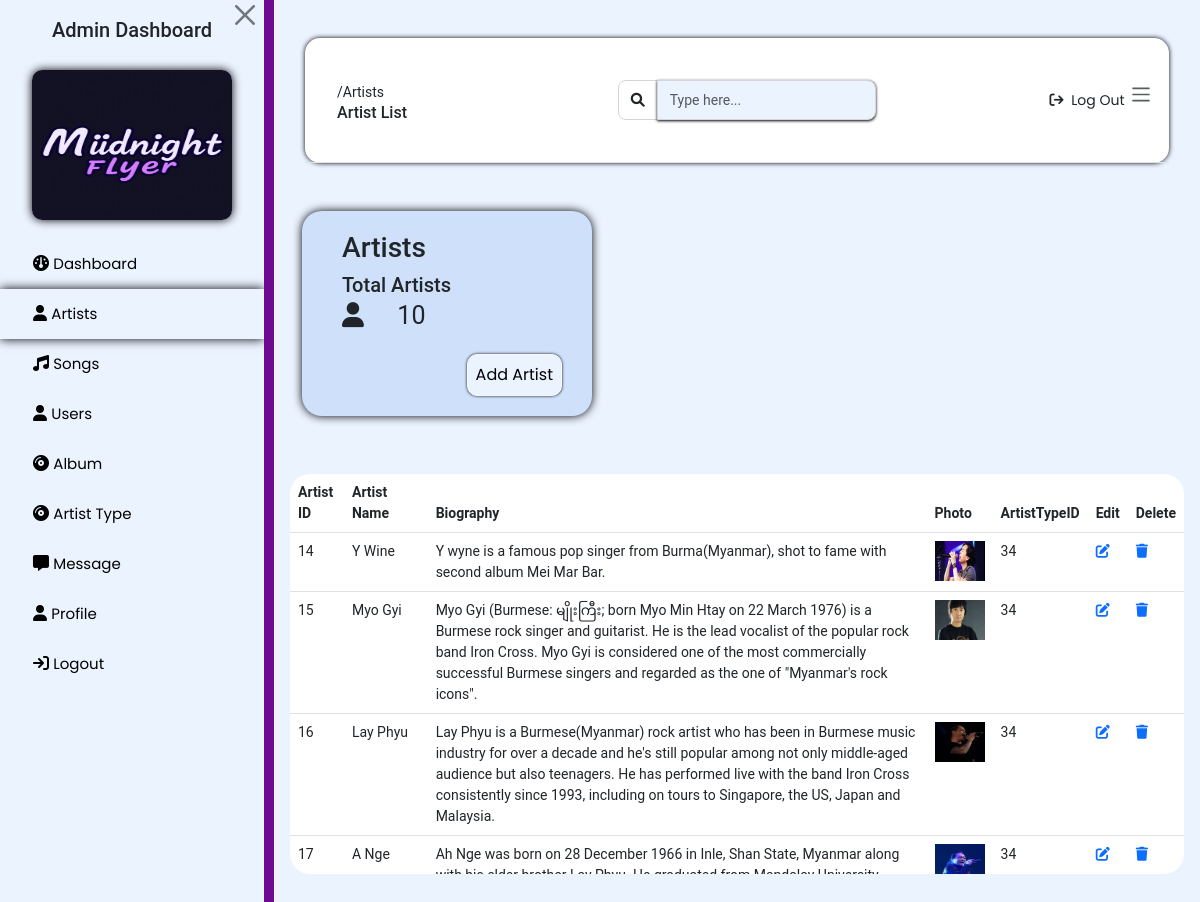
The page /artist on the database its author committed.
### tables this page shows
CREATE TABLE artisttable(
ArtistID INTEGER primary key AUTOINCREMENT,
ArtistName TEXT,
Biography TEXT,
Photo blob,
ArtistTypeID INTEGER REFERENCES artisttypetable(ArtistTYpeID)
);

### app.py (the view)
@app.route('/artist')
def artist():
    try:
        connection =sqlite3.connect("music.db")
        connection.row_factory = sqlite3.Row
        cursor = connection.cursor()
        cursor.execute("select * from artisttable")
        artistlist = cursor.fetchall()
        cursor.execute("select count(ArtistID) from artisttable")
        count = cursor.fetchone()
        artist_count = count[0]
        searchdata = request.args.get('searchdata')
        if searchdata:
            cursor.execute("select * from artisttable where ArtistName like ?",(searchdata,))
            searchdata = cursor.fetchall()
        return render_template("artist.html", artistlist = artistlist, artist_count = artist_count, searchdata = searchdata)
    except Exception as e:
        print(type(e).__name__)
        print(traceback.format_exc())
        return "none"

### templates/artist.html (shortened to what this page needs)
{% extends "adminsidebar.html" %}
{% set active_page = 'artist' %}
{% block content %}
<div class="row nav-container">
    <nav class="navbar navbar-expand px-3 border-bottom">
        <div class="navbar-collapse navbar">
            <div class="container-fluid py-4 px-3" id="search-box">
                <nav aria-label="breadcrumb">
                  <ol class="breadcrumb bg-transparent mb-0 pb-0 pt-1 px-0 me-sm-6 me-5">
                    <li class="breadcrumb-item text-sm text-dark active" aria-current="page">/Artists</li>
                  </ol>
                  <h6 class="font-weight-bolder mb-0">Artist List</h6>
                </nav>
              </div>
        </div>
        <div class="navbar-collapse" id="navbar">
            <form action ="/searchartist" method= "POST">
              <div class="ms-md-auto d-flex">
                <div class="input-group">
                  <span class="input-group-text text-body"><i class="fas fa-search" aria-hidden="true" type="submit"></i></span>
                  <input type="text" class="form-control" name="searchartist" placeholder="Type here...">
                </div>
              </div>
            </form>
            <ul class="navbar-nav">
              <li class="nav-item d-flex px-1 align-items-center">
                <a href="{{url_for('logout')}}" class="nav-link text-body font-weight-bold px-0">
                  <i class="fa fa-sign-out me-sm-1"></i>
                  <span class="d-sm-inline d-none">Log Out</span>
                </a>
              </li>
              <li class="nav-item px-0 align-items-center">
                <button class="btn" id="sidebar-toggle" type="button">
                <span class="navbar-toggler-icon"></span>
                </button>
              </li>
            </ul>
          </div>
    </nav>
</div>
<div class="container-fluid py-4">
    <div class="col-xl-4 col-sm-6 mb-xl-0 mb-4 d-flex" id="card-bo">
        <div class="card flex-fill border-0 illustration">
            <div class="card-body p-0 d-flex flex-fill" id="card1">
                <div class="row g-0 w-100">
                    <div class="p-3 m-1">
                        <h3>Artists</h3>
                        <h5 class="mb-0">Total Artists</h5>
                        <span class="icon"><i class="fa fa-user"></i></span>
                        <span class="text">{{artist_count}}</span>
                    </div>
                    <div class="d-flex flex-row-reverse">
                      <a href="{{url_for('artistadd')}}">
                        <button type="button" class="btn btn-light p-2" id="add-button">Add Artist</button>
                      </a>
                    </div>
                </div>
            </div>
        </div>
    </div>
</div>
<div class="table-container">
    <div class="table-contain">
        <table class="table">
            <thead>
                <tr>
                    <th>Artist ID</th>
                    <th>Artist Name</th>
                    <th>Biography</th>
                    <th>Photo</th>
                    <th>ArtistTypeID</th>
                    <th> Edit </th>
                    <th> Delete </th>
                </tr>
            </thead>
            <tbody>
            {% if searchdata %}
              {% for artist in searchdata %}
              <tr>
                <td> {{artist['ArtistID']}}</td>
                <td> {{artist['ArtistName']}}</td>
                <td> {{artist['Biography']}}</td>
                <td> <img class="list_photo" src="{{artist['Photo']}}"></td>
                <td> {{artist['ArtistTypeID']}}</td>
                <td><a href="/artistupdate/{{artist['ArtistID']}}"><i class="fas fa-edit"></i></a></td>
                <td><a href="/artistdelete/{{artist['ArtistID']}}" ><i class="fa fa-trash"></i></a></td>
            </tr>
              {% endfor %}
            {% else %}
            {% for artist in artistlist %}
            <tr>
             <td> {{artist['ArtistID']}}</td>
             <td> {{artist['ArtistName']}}</td>
             <td> {{artist['Biography']}}</td>
             <td> <img class="list_photo" src="{{artist['Photo']}}"></td>
             <td> {{artist['ArtistTypeID']}}</td>
             <td><a href="/artistupdate/{{artist['ArtistID']}}"><i class="fas fa-edit"></i></a></td>
             <td><a href="/artistdelete/{{artist['ArtistID']}}" ><i class="fa fa-trash"></i></a></td>
         </tr>
         {% endfor %}
            {% endif %}
            </tbody>
        </table>
    </div>
</div>
{% endblock %}

### static/css/admindashboard.css (style rules this page uses)
body { font-family: 'Roboto', sans-serif; font-size: 0.875rem; opacity: 1; overflow-y: scroll; margin: 0; }
.background-image { height: 100%; background-image: linear-gradient(to bottom right, #6E0A8F 57%, #BA0715 100%); }
a { cursor: pointer; text-decoration: none; font-family: 'Poppins', sans-serif; }
li { list-style: none; }
.navbar-expand .navbar-nav { overflow-y: auto; overflow-x: auto; min-width: fit-content; margin-left: auto; }
.card { margin-top: 24px; box-shadow: 0 0 10px black; margin-bottom: 24px; border-radius: 20px; background-color: #cee0fa; }
.nav-container { box-shadow: 0 0 5px black; margin-right: 15px; margin-left: 15px; margin-top: 30px; border-radius: 15px; background-color: white; }
.form-control { max-width: 300px; }
.form-control { display: block; width: 100%; padding: 0.5rem 0.75rem; font-size: 0.875rem; font-weight: 400; line-height: 1.4rem; color: #495057; background-color: #fff; background-clip: padding-box; border: 1px solid #d2d6da; appearance: none; border-radius: 0.5rem; transition: box-shadow 0.15s ease, border-color 0.15s ease; }
.input-group-text { display: flex; align-items: center; padding: 0.5rem 0.75rem; font-size: 0.875rem; font-weight: 400; line-height: 1.4rem; color: #344767; text-align: center; white-space: nowrap; background-color: #fff; border: 1px solid #d2d6da; border-radius: 0.5rem; }
.ms-md-auto { margin-left: 0; }
.nav-item { padding: 0; }
#sidebar-toggle { padding-right: 25px; }
.icon { font-size: 25px; }
.text { padding-left: 30px; font-size: 25px; }
.card-body { margin-left: 20px; padding-left: 20px; }
.navbar { display: flex; flex-wrap: wrap; align-items: center; justify-content: space-between; padding: var(--bs-navbar-padding-y) var(--bs-navbar-padding-x); }
#sidebar-toggle { font-size: 15px; margin: 0; padding: 0; }
.form-control { box-shadow: 0px 1px 3px black; display: block; width: 100%; padding: 0.5rem 0.75rem; font-size: 0.875rem; font-weight: 400; line-height: 1.4rem; color: #495057; background-color: #EBF3FF; background-clip: padding-box; border: 1px solid #d2d6da; appearance: none; border-radius: 0.5rem; transition: box-shadow 0.15s ease, border-color 0.15s ease; }
#add-button { border-radius: 20px; box-shadow: 0px 1px 2px black; background-color: #EBF3FF; }
.table-contain { width: auto; border-radius:20px; }
.table-container { border-radius:20px; background-color: white; margin-top: 10px; max-height: 400px; overflow-y: auto; overflow-x: auto; }
table { width: 100%; min-width: 600px; }
#add-button { box-shadow: 0 0 3px black; border-radius: 10px; margin-right: 30px; margin-bottom: 20px; width: auto; }
.list_photo { width: 50px; height: 40px; }

### rows shown on the page
artisttable: ArtistID "14", ArtistName "Y Wine", Biography "Y wyne is a famous pop singer from Burma(Myanmar), shot to fame with second album Mei Mar Bar.", shows a picture, ArtistTypeID "34"
artisttable: ArtistID "15", ArtistName "Myo Gyi", Biography "Myo Gyi (Burmese: မျိုးကြီး; born Myo Min Htay on 22 March 1976) is a Burmese rock singer and guitarist. He is the lead vocalist of the popular rock band Iron Cross. Myo Gyi is considered one of the most commercially successful Burmese singers and regarded as the one of \"Myanmar's rock icons\".", shows a picture, ArtistTypeID "34"
artisttable: ArtistID "16", ArtistName "Lay Phyu", Biography "Lay Phyu is a Burmese(Myanmar) rock artist who has been in Burmese music industry for over a decade and he's still popular among not only middle-aged audience but also teenagers. He has performed live with the band Iron Cross consistently since 1993, including on tours to Singapore, the US, Japan and Malaysia.", shows a picture, ArtistTypeID "34"
artisttable: ArtistID "17", ArtistName "A Nge", Biography "Ah Nge was born on 28 December 1966 in Inle, Shan State, Myanmar along…", shows a picture, ArtistTypeID "34"

### other values the page prints
{{ artist_count }} "10"
